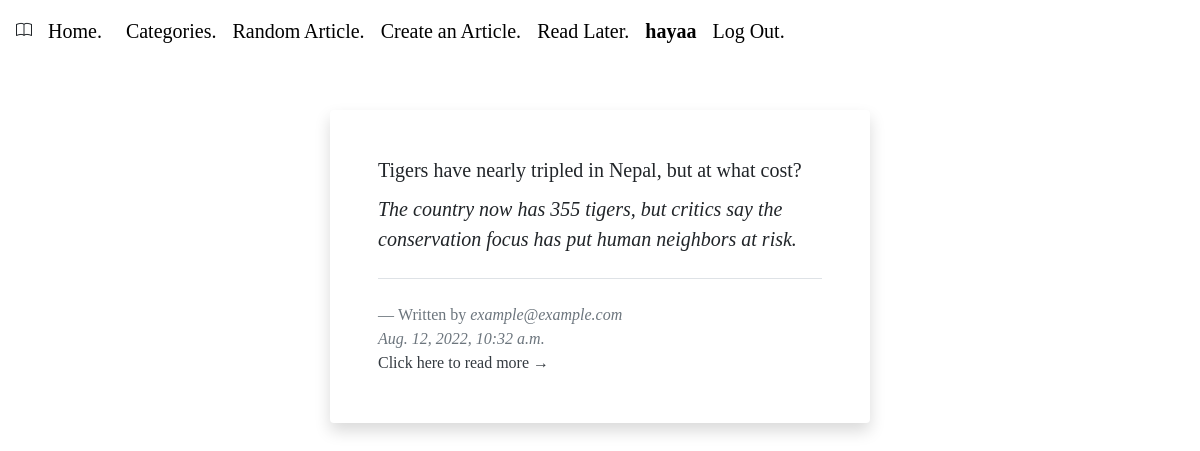
Screenshot of /random (signed in) with the database file from the repository.
### final/models.py (models this page shows, shortened)
class User(AbstractUser):
    pass

class Article(models.Model):
    title = models.CharField(max_length=1000)
    author = models.ForeignKey(User, on_delete=models.CASCADE, related_name="articles")
    brief = models.TextField()
    text = models.TextField()
    date = models.DateTimeField(auto_now_add=True)
    category = models.ForeignKey(Categories, on_delete=models.CASCADE, blank=True, null=True, related_name="categories")
    read_later = models.ManyToManyField(User, blank=True, related_name="read_later")

### final/views.py (the view)
# urls.py: path("random", views.random, name="random"),
def random(request):
    random_article = Article.objects.order_by('?')[0]
    return render(request, "final/random.html", {
        "random_article": random_article
    })

### final/templates/final/random.html (shortened to what this page needs)
{% extends "final/layout.html" %}
{% load static %}
{% block body %}
<section class="py-5">
    <div class="container">
        <div class="row">
            <div class="col-lg-6 mx-auto" onclick="this.querySelector('a').click(); return true;">
                <blockquote class="blockquote blockquote-custom bg-white p-5 shadow rounded">
                    <h5 class="card-title">{{ random_article.title }}</h5>
                    <p class="mb-0 mt-2 font-italic">{{ random_article.brief }}</p>
                    <footer class="blockquote-footer pt-4 mt-4 border-top">Written by
                        <cite title="Source Title">{{ random_article.author }}</cite>
                        <br>
                        <cite title="Source Title">{{ random_article.date }}</cite>
                        <br>
                        <a  class="text-decoration-none text-dark" href="{% url 'article' random_article.id %}">Click here to read more →</a>
                    </footer>
                </blockquote>
            </div>
        </div>
    </div>
</section>
{% endblock %}

### final/templates/final/layout.html (shortened to what this page needs)
{% load static %}
<!DOCTYPE html>
<html lang="en">
    <head>
        <link href="https://cdn.jsdelivr.net/npm/bootstrap@5.2.0/dist/css/bootstrap.min.css" rel="stylesheet">
        <link rel="stylesheet" href="https://stackpath.bootstrapcdn.com/bootstrap/4.4.1/css/bootstrap.min.css">
        <link rel="stylesheet" href="{% static 'final/styles.css' %}">
        <link rel="stylesheet" href="https://cdn.jsdelivr.net/npm/bootstrap-icons@1.9.1/font/bootstrap-icons.css">
        <link rel="stylesheet" href="https://cdnjs.cloudflare.com/ajax/libs/font-awesome/4.7.0/css/font-awesome.min.css">
    </head>
    <body>
      <nav class="navbar navbar-expand-lg">
        <i class="bi bi-book"></i>
        <a class="nav-link" href="{% url 'index' %}">Home.</a>
        <div>
          <ul class="navbar-nav">
            <li class="nav-item">
              <a class="nav-link" href="{% url 'categories' %}">Categories.</a>
            </li>
            <li class="nav-item">
              <a class="nav-link" href="{% url 'random' %}">Random Article.</a>
            </li>
            {% if user.is_authenticated %}
                <li class="nav-item">
                    <a class="nav-link" href="{% url 'new_article' %}">Create an Article.</a>
                </li>
                <li class="nav-item">
                  <a class="nav-link" href="{% url 'read_later' %}">Read Later.</a>
              </li>
              <li class="nav-item">
                <a class="nav-link" href="#"><strong>{{ user.username }}</strong></a>
            </li>
                <li class="nav-item">
                    <a class="nav-link" href="{% url 'logout' %}">Log Out.</a>
                </li>
            {% endif %}
          </ul>
        </div>
      </nav>
        <div class="container-fluid">
            {% block body %}
            {% endblock %}
        </div>
    </body>
</html>

### final/static/final/styles.css (style rules this page uses)
body { font-family: 'Times New Roman', serif; background-color: white; background-size: 100%; }
.nav-link { color: black; font-size: 20px; }

### rows the page displays
User: username "hayaa"
Article: title "Tigers have nearly tripled in Nepal, but at what cost?", brief "The country now has 355 tigers, but critics say the conservation focus has put human neighbors at risk.", author "example@example.com", date "Aug. 12, 2022, 10:32 a.m."
